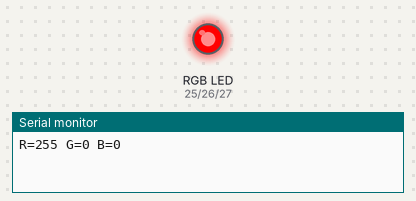
Simulated run of this sketch. Board: ESP32. Parts: an RGB LED mixed from three pins (HIGH = lit), the last lines printed to the serial monitor.

Above: at 0.05 s.
At 1.75 s:
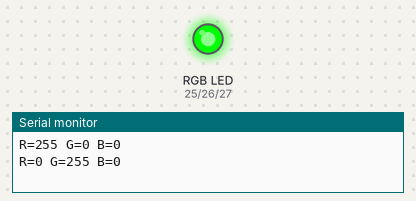
At 2.6 s:
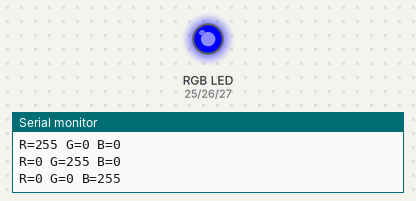
At 3.5 s:
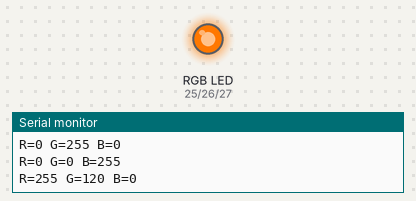
At 5.2 s:
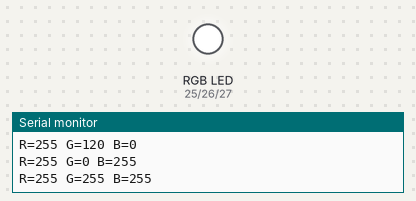
At 6.95 s:
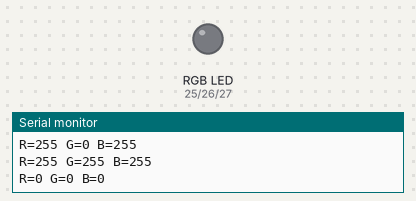
Timing chart, 0 to 9.1 s (numbered marks = the images above):
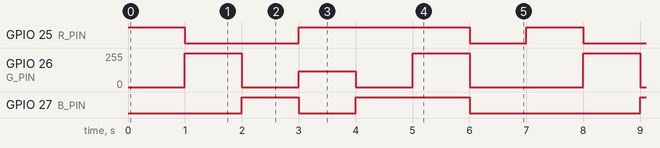

Measured:
- by itself, GPIO 25 (R_PIN): repeats every 7.0 s: LOW 2.0 s, HIGH 3.0 s, LOW 1.0 s, HIGH 1.0 s
- by itself, GPIO 26 (G_PIN): repeats every 7.0 s: 0/255 1.0 s, 120/255 1.0 s, 0/255 1.0 s, 255/255 1.0 s, 0/255 2.0 s, 255/255 1.0 s
- by itself, GPIO 27 (B_PIN): repeats every 7.0 s: LOW 1.0 s, HIGH 2.0 s, LOW 3.0 s, HIGH 1.0 s

The sketch:

S03_RGB_LED_5mm.ino
```cpp
/*
  BuiltByTyler Sensor Kit - S03 RGB LED 5MM (Common cathode)
  Board: ESP32-WROOM-32 DevKit V1 (30-pin), Arduino-ESP32 core 3.x, "ESP32 Dev Module"

  Cycles the 5 mm RGB LED through colours by mixing PWM on R, G and B.

  Wiring (module pin -> ESP32 pin):
    GND  -> GND
    R    -> GPIO 25
    G    -> GPIO 26
    B    -> GPIO 27

  Library: none needed
  Serial Monitor: 115200 baud
*/

#define R_PIN    25
#define G_PIN    26
#define B_PIN    27

// analogWrite sets each pin up for PWM by itself: 0 = off, 255 = full
void setColor(int r, int g, int b) {
  analogWrite(R_PIN, r);
  analogWrite(G_PIN, g);
  analogWrite(B_PIN, b);
  Serial.printf("R=%d G=%d B=%d\n", r, g, b);
}

void setup() {
  Serial.begin(115200);
}

void loop() {
  setColor(255, 0, 0);  delay(1000);  // red
  setColor(0, 255, 0);  delay(1000);  // green
  setColor(0, 0, 255);  delay(1000);  // blue
  setColor(255, 120, 0);  delay(1000);  // orange
  setColor(255, 0, 255);  delay(1000);  // magenta
  setColor(255, 255, 255);  delay(1000);  // white
  setColor(0, 0, 0);  delay(1000);  // off
}
```
